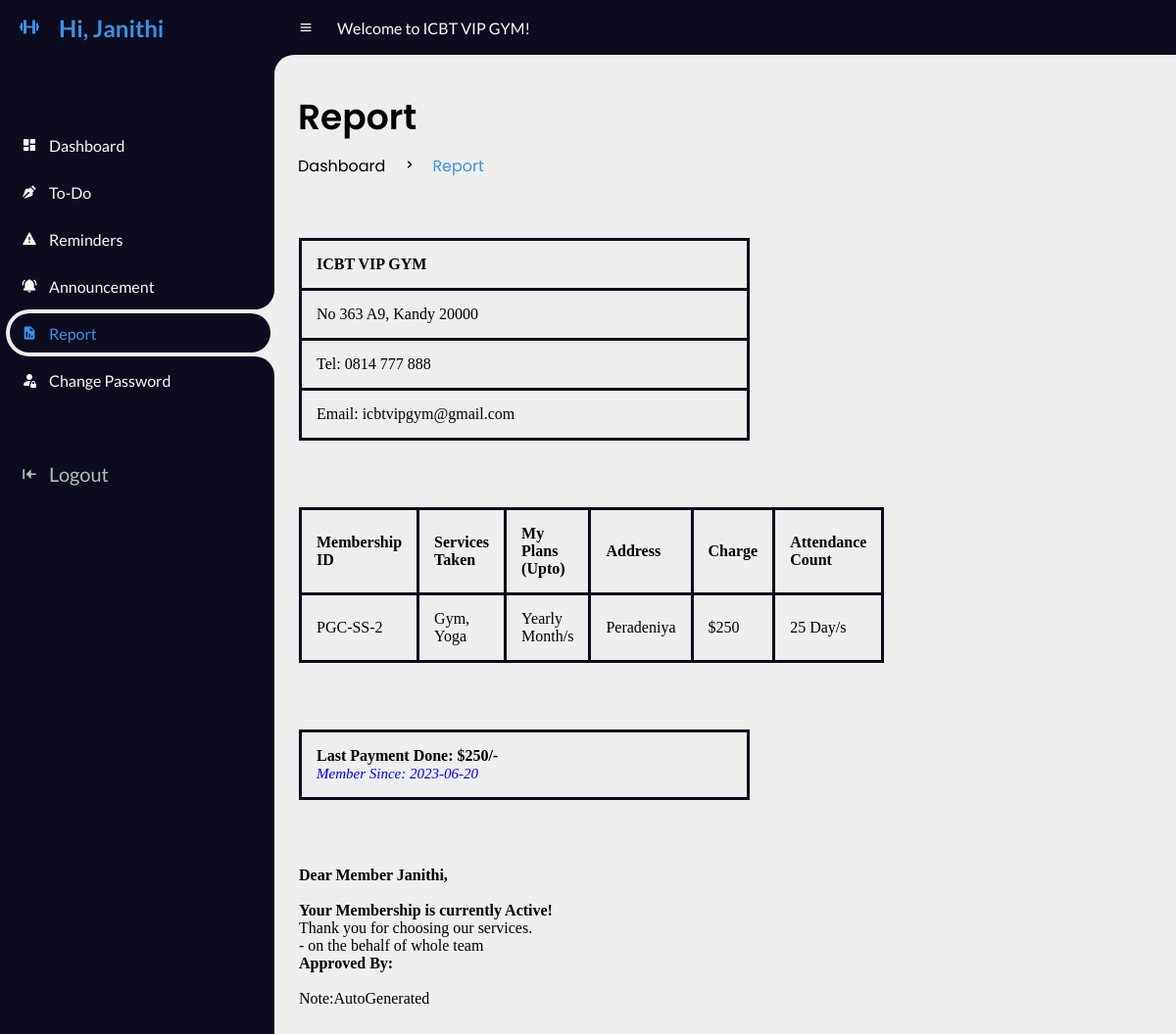
Page /3Member/mbReport.php (signed in) on the committed database.
### tables this page shows
CREATE TABLE `members` (
  `user_id` int(11) NOT NULL,
  `fullname` varchar(20) NOT NULL,
  `email` varchar(20) NOT NULL,
  `password` varchar(100) NOT NULL,
  `gender` varchar(20) NOT NULL,
  `dor` date NOT NULL,
  `services` varchar(50) NOT NULL,
  `amount` int(100) NOT NULL,
  `paid_date` date NOT NULL,
  `p_year` int(11) NOT NULL,
  `plan` varchar(100) NOT NULL,
  `address` varchar(20) NOT NULL,
  `contact` varchar(100) NOT NULL,
  `status` varchar(20) NOT NULL DEFAULT 'Active',
  `attendance_count` int(100) NOT NULL,
  `ini_weight` int(100) NOT NULL DEFAULT 0,
  `curr_weight` int(100) NOT NULL DEFAULT 0,
  `ini_bodytype` varchar(50) NOT NULL,
  `curr_bodytype` varchar(50) NOT NULL,
  `progress_date` date NOT NULL,
  `reminder` int(11) NOT NULL DEFAULT 0
);

### 3Member/mbReport.php (the view, shortened to what this page needs)
<!DOCTYPE html>
<html lang="en">
<head>
    <link rel="stylesheet" href="https://cdn.jsdelivr.net/npm/bootstrap-icons@1.10.2/font/bootstrap-icons.css">
    <link href='https://unpkg.com/boxicons@2.0.9/css/boxicons.min.css' rel='stylesheet'>
    <link rel="stylesheet" href="css\style.css">
</head>
<body>
    <section id="sidebar">
    <a href="#" class="brand">
            <i class='bx bx-dumbbell bx-tada' ></i>
            <span class="text">Hi, <?php echo $_SESSION['fullname']; ?> </span>
        </a>
        <ul class="side-menu top">
            <li>
                <a href="index.php">
                    <i class='bx bxs-dashboard'></i>
                    <span class="text">Dashboard</span>
                </a>
            </li>
            <li>
                <a href="toDo.php">
                    <i class='bx bxs-pen'></i>
                    <span class="text">To-Do</span>
                </a>
            </li>
            <li>
                <a href="Reminders.php">
                    <i class='bx bxs-error'></i>
                    <span class="text">Reminders</span>
                </a>
            </li>
            <li>
                <a href="Announcement.php">
                    <i class='bx bxs-bell-ring'></i>
                    <span class="text">Announcement</span>
                </a>
            </li>
            <li class="active">
                <a href="mbReport.php">
                    <i class='bx bxs-report'></i>
                    <span class="text">Report</span>
                </a>
            </li>
            <li>
                <a href="changePass.php">
                    <i class='bx bi-person-fill-lock'></i>
                    <span class="text">Change Password</span>
                </a>
            </li>
        </ul>
        <ul class="side-menu">
            <li>
                <a href="logOut.php" class="logout">
                    <i class='bx bxs-arrow-to-left'></i>
                    <span class="text">Logout</span>
                </a>
            </li>
        </ul>
    </section>
    <section id="content">
        <nav>
            <i class='bx bx-menu'></i>
            <a class="nav-link">Welcome to ICBT VIP GYM!</a>
        </nav>
        <section id="content2">
            <main>
                <div class="head-title">
                    <div class="left">
                        <h1>Report</h1>
                        <ul class="breadcrumb">
                            <li>
                                <a href="#">Dashboard</a>
                            </li>
                            <li><i class='bx bx-chevron-right'></i></li>
                            <li>
                                <a class="active" href="mbReport.php">Report</a>
                            </li>
                        </ul>
                    </div>
                </div>
            </main>
            <?php
            include 'dbcon.php';
            $qry = "select * from members WHERE user_id='" . $_SESSION['user_id'] . "'";
            $result = mysqli_query($conn, $qry);
            while ($row = mysqli_fetch_array($result)) {
            ?>
                <div id="content2">
                    <div class="container-fluid">
                        <div class="row-fluid">
                            <div class="span12">
                                <div class="widget-box">
                                    <div class="widget-content">
                                        <div class="row-fluid">
                                            <div class="span4">
                                                <table class="">
                                                    <tbody>
                                                        <tr>
                                                            <td>
                                                                <h4>ICBT VIP GYM</h4>
                                                            </td>
                                                        </tr>
                                                        <tr>
                                                            <td>No 363 A9, Kandy 20000</td>
                                                        </tr>
                                                        <tr>
                                                            <td>Tel: 0814 777 888</td>
                                                        </tr>
                                                        <tr>
                                                            <td>Email: icbtvipgym@gmail.com</td>
                                                        </tr>
                                                    </tbody>
                                                </table>
                                            </div>
                                            <br>
                                            <div class="span8">
                                                <table class="table table-bordered table-invoice-full">
                                                    <thead>
                                                        <tr>
                                                            <th class="head0">Membership ID</th>
                                                            <th class="head1">Services Taken</th>
                                                            <th class="head0 right">My Plans (Upto)</th>
                                                            <th class="head1 right">Address</th>
                                                            <th class="head0 right">Charge</th>
                                                            <th class="head0 right">Attendance Count</th>
                                                        </tr>
                                                    </thead>
                                                    <tbody>
                                                        <tr>
                                                            <td>
                                                                <div class="text-center">
                                                                    PGC-SS-<?php echo $row['user_id']; ?></div>
                                                            </td>
                                                            <td>
                                                                <div class="text-center"><?php echo $row['services']; ?>
                                                                </div>
                                                            </td>
                                                            <td>
                                                                <div class="text-center"><?php echo $row['plan']; ?> Month/s
                                                                </div>
                                                            </td>
                                                            <td>
                                                                <div class="text-center"><?php echo $row['address']; ?>
                                                                </div>
                                                            </td>
                                                            <td>
                                                                <div class="text-center"><?php echo '$' . $row['amount']; ?>
                                                                </div>
                                                            </td>
                                                            <td>
                                                                <div class="text-center">
                                                                    <?php echo $row['attendance_count']; ?> Day/s</div>
                                                            </td>
                                                        </tr>
                                                    </tbody>
                                                </table>
                                                <br>
                                                <table class="table table-bordered table-invoice-full">
                                                    <tbody>
                                                        <tr>
                                                            <td class="msg-invoice" width="55%">
                                                                <div class="text-center">
                                                                    <h4>Last Payment Done: $<?php echo $row['amount']; ?>/-
                                                                    </h4>
                                                                    <em><a href="#" class="tip-bottom" title="Registration Date" style="font-size:15px;">Member Since:
                                                                            <?php echo $row['dor']; ?> </a></em>
                                                            </td>
                                            </div>
                                        </div>
                                    </div>
                                    <br>
                                    <div class="row-fluid" style ="margin:25px;">
                                        <div class="pull-left">
                                            <h4>Dear Member <?php echo $row['fullname']; ?>,<br /> <br />Your Membership is
                                                currently <?php echo $row['status']; ?>! <br /></h4>
                                            <p>Thank you for choosing our services.<br />- on the behalf of whole team</p>
                                        </div>
                                        <div class="pull-right">
                                            <h4><span>Approved By:</h4>
                                            <p class="text-center">Note:AutoGenerated</p><br><br><br>
                                        </div>
                                    </div>
                                </div>
                            </div>
                        </div>
                    </div>
                <?php
            }
                ?>
                </div>
        </section>
</body>
</html>

### 3Member/css/style.css (style rules this page uses)
* { margin: 0; padding: 0; box-sizing: border-box; }
a { text-decoration: none; }
li { list-style: none; }
:root { --poppins: 'Poppins', sans-serif; --lato: 'Lato', sans-serif; --light: #0C0C1E; --blue: #3C91E6; --light-blue: #CFE8FF; --grey: #060714; --dark-grey: #AAAAAA; --dark: #FBFBFB; --red: #DB504A; --yellow: #FFCE26; --gold: #FFC72C; --light-yellow: #FFF2C6; --orange: #FD7238; --light-orange: #FFE0D3; --light-green: hsl(160, 67%, 74%); --ice-blue: #4B9CD3; --Ash-Gray: #B2BEB5; }
html { overflow-x: hidden; }
body { background: #eee; overflow-x: hidden; }
#sidebar { position: fixed; top: 0; left: 0; width: 280px; height: 100%; background: var(--light); z-index: 2000; font-family: var(--lato); transition: .3s ease; overflow-x: hidden; scrollbar-width: none; }
#sidebar .brand { font-size: 24px; font-weight: 700; height: 56px; display: flex; align-items: center; color: var(--blue); position: sticky; top: 0; left: 0; background: var(--light); z-index: 500; padding-bottom: 20px; box-sizing: content-box; }
#sidebar .brand .bx { min-width: 60px; display: flex; justify-content: center; }
#sidebar .side-menu { width: 100%; margin-top: 48px; }
#sidebar .side-menu li { height: 48px; background: transparent; margin-left: 6px; border-radius: 48px 0 0 48px; padding: 4px; }
#sidebar .side-menu li.active { background: #eee; position: relative; }
#sidebar .side-menu li.active::before { content: ''; position: absolute; width: 40px; height: 40px; border-radius: 50%; top: -40px; right: 0; box-shadow: 20px 20px 0 #eee; z-index: -1; }
#sidebar .side-menu li.active::after { content: ''; position: absolute; width: 40px; height: 40px; border-radius: 50%; bottom: -40px; right: 0; box-shadow: 20px -20px 0 #eee; z-index: -1; }
#sidebar .side-menu li a { width: 100%; height: 100%; background: var(--light); display: flex; align-items: center; border-radius: 48px; font-size: 16px; color: var(--dark); white-space: nowrap; overflow-x: hidden; }
#sidebar .side-menu.top li.active a { color: var(--blue); }
#sidebar .side-menu li a.logout { color: var(--Ash-Gray); font-size: 20px; ; }
#sidebar .side-menu li a .bx { min-width: calc(60px - ((4px + 6px) * 2)); display: flex; justify-content: center; }
#content { position: absolute; width: calc(100% - 280px); left: 280px; transition: .3s ease; }
#content nav { height: 56px; background: var(--light); padding: 0 24px; display: flex; align-items: center; grid-gap: 24px; font-family: var(--lato); position: sticky; top: 0; left: 0; z-index: 1000; }
#content nav::before { content: ''; position: absolute; width: 40px; height: 40px; bottom: -40px; left: 0; border-radius: 50%; box-shadow: -20px -20px 0 var(--light); }
#content nav a { color: var(--dark); }
#content nav .bx.bx-menu { cursor: pointer; color: var(--dark); }
#content nav .nav-link { font-size: 16px; transition: .3s ease; }
#content main { width: 100%; padding: 36px 24px; font-family: var(--poppins); max-height: calc(100vh - 56px); overflow-y: auto; }
#content main .head-title { display: flex; align-items: center; justify-content: space-between; grid-gap: 16px; flex-wrap: wrap; }
#content main .head-title .left h1 { font-size: 36px; font-weight: 600; margin-bottom: 10px; color: black; }
#content main .head-title .left .breadcrumb { display: flex; align-items: center; grid-gap: 16px; }
#content main .head-title .left .breadcrumb li { color: black; }
#content main .head-title .left .breadcrumb li a { color: black; pointer-events: none; }
#content main .head-title .left .breadcrumb li a.active { color: var(--blue); pointer-events: unset; }

### 3Member/mbReport.php (style rules this page uses)
table { border-collapse: collapse; width: 50%; margin: 25px; border-radius: 1em; }
th, td { padding: 15px; text-align: left; border: solid #0C0C1E; }

### rows in the picture
members: user_id "2", services "Gym, Yoga", plan "Yearly", address "Peradeniya", amount "250", attendance_count "25", dor "2023-06-20", fullname "Janithi", status "Active"

### other values in the picture
$_SESSION['fullname'] "Janithi"
